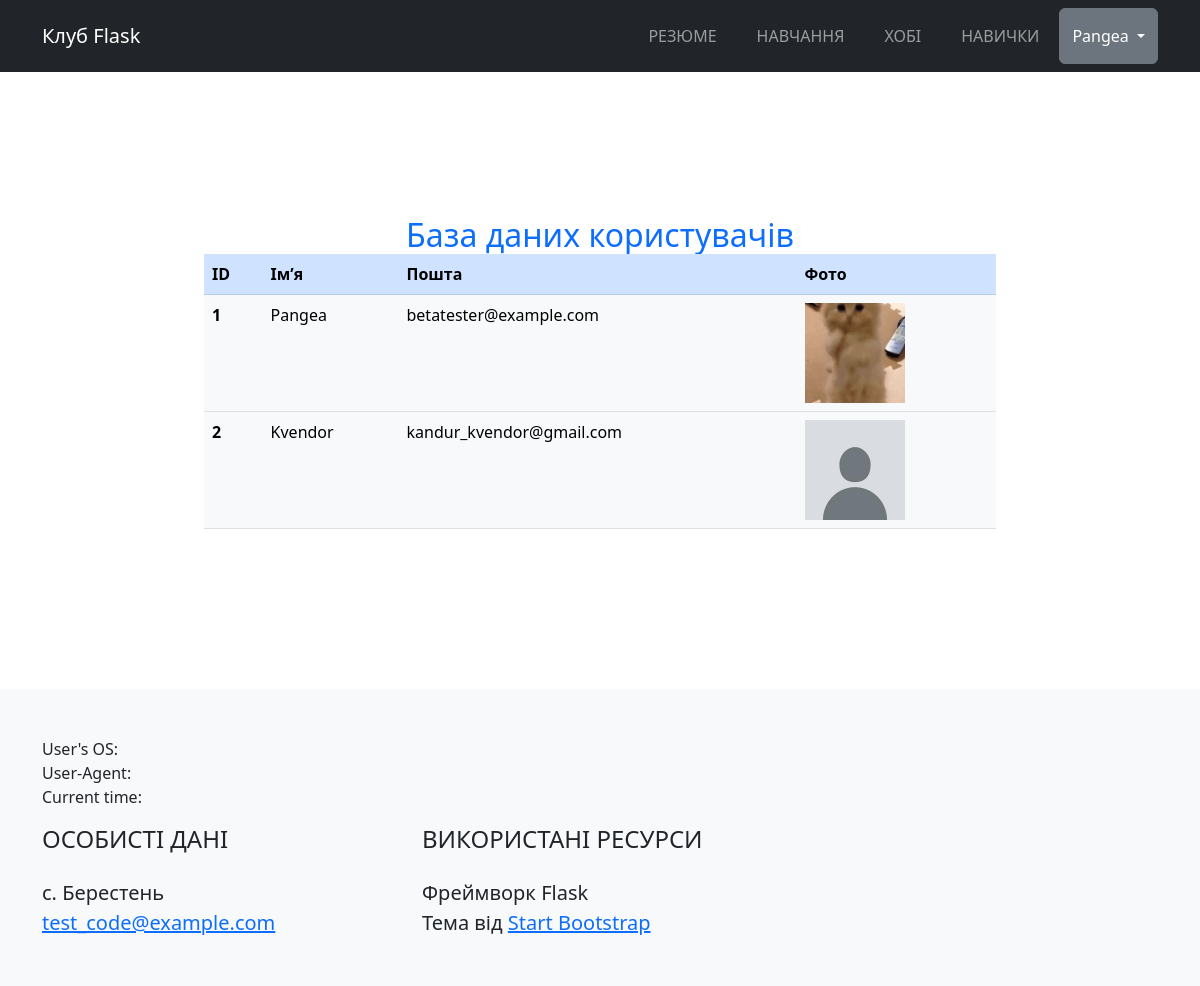
The app's page /auth/users (signed in) with its own data.
### app/auth/models.py (models this page shows, shortened)
class User(db.Model, UserMixin):
    id = db.Column(db.Integer, primary_key=True)
    username = db.Column(db.String(20), unique=True, nullable=False)
    email = db.Column(db.String(120), unique=True, nullable=False)
    about_me = db.Column(db.String(140))
    last_seen = db.Column(db.DateTime, default=datetime.now())
    password = db.Column(db.String(60), nullable=False)
    image_file = db.Column(db.String(60), nullable=False, server_default='default.jpg')

### app/auth/views.py (the view)
@auth_blueprint.route('/users')
@login_required
def users():
    all_users = User.query.all()
    return render_template('users.html', all_users=all_users)

### app/auth/models.py (called while the page is built)
@login_manager.user_loader
def user_loader(user_id):
    return User.query.get(int(user_id))

### app/auth/templates/auth/users.html (shortened to what this page needs)
{% extends 'base.html' %}
{% block body %}
<section>
    <div class="container">
    <h2 class="page-section-heading text-center text-primary mb-0">База даних користувачів</h2>
    </div>
    <div class="row justify-content-center">
        <div class="container col-md-8 col-lg-8">
            <table class="table table-light">
                <thead class="table-primary">
                    <tr class = "userTable">
                        <th class = "userTable">ID</th>
                        <th class = "userTable">Імʼя</th>
                        <th class = "userTable">Пошта</th>
                        <th class = "userTable">Фото</th>
                    </tr>
                </thead>
                <tbody>
                    {% for user in all_users %}
                    <tr>
                        <th scope="row">{{ user.id }}</th>
                        <td class = "userTable">{{ user.username }}</td>
                        <td class = "userTable">{{ user.email }}</td>
                        <td class="databaseOutputTable"><img src="{{url_for('static', filename='profile_pics/' + user.image_file)}}" width="100" height="100" ></td>
                    </tr>
                    {% endfor %}
                </tbody>
            </table>
        </div>
    </div>
</section>
{% endblock %}

### app/templates/nav.html (shortened to what this page needs)
{% set menu = {
    "Резюме": url_for("home_bp.cv"),
    "Навчання": url_for("home_bp.edu"),
    "Хобі": url_for("home_bp.hobbies"),
    "Навички": url_for("home_bp.skills"),
} %}
<nav class="navbar navbar-expand-lg navbar-dark bg-dark" id="mainNav"" id="mainNav">
    <div class="container">
        <a class="navbar-brand" href="{{url_for("home_bp.home")}}">Клуб Flask</a>
        <div class="collapse navbar-collapse" id="navbarResponsive">
            <ul class="navbar-nav ms-auto">
                {%for name, url in menu.items() %}
                <li class="nav-item mx-0 mx-lg-1"><a class="nav-link py-3 px-0 px-lg-3 rounded" href={{url}}> {{ name | upper}} </a></li>
                {% endfor %}
                {% if current_user.is_authenticated %}
                <div class="btn-group">
                    <button class="btn btn-secondary dropdown-toggle " type="button" id="dropdownMenuButton" data-bs-toggle="dropdown" aria-haspopup="true" aria-expanded="false">
                        {{ current_user.username }}
                    </button>
                </div>
                {% else %}
                    <li class="nav-item mx-0 mx-lg-1"><a class="nav-link py-3 px-0 px-lg-3 rounded" href={{ url_for('auth_bp.login') }}> Увійти </a></li>
                {% endif %}
            </ul>
        </div>
    </div>
</nav>

### records on screen
User: username "Pangea", id "1", email "betatester@example.com", image_file (picture)
User: id "2", username "Kvendor", email "kandur_kvendor@gmail.com", image_file (placeholder picture)

### other values on screen
{{ name | upper }} "РЕЗЮМЕ" "НАВЧАННЯ" "ХОБІ" "НАВИЧКИ"
